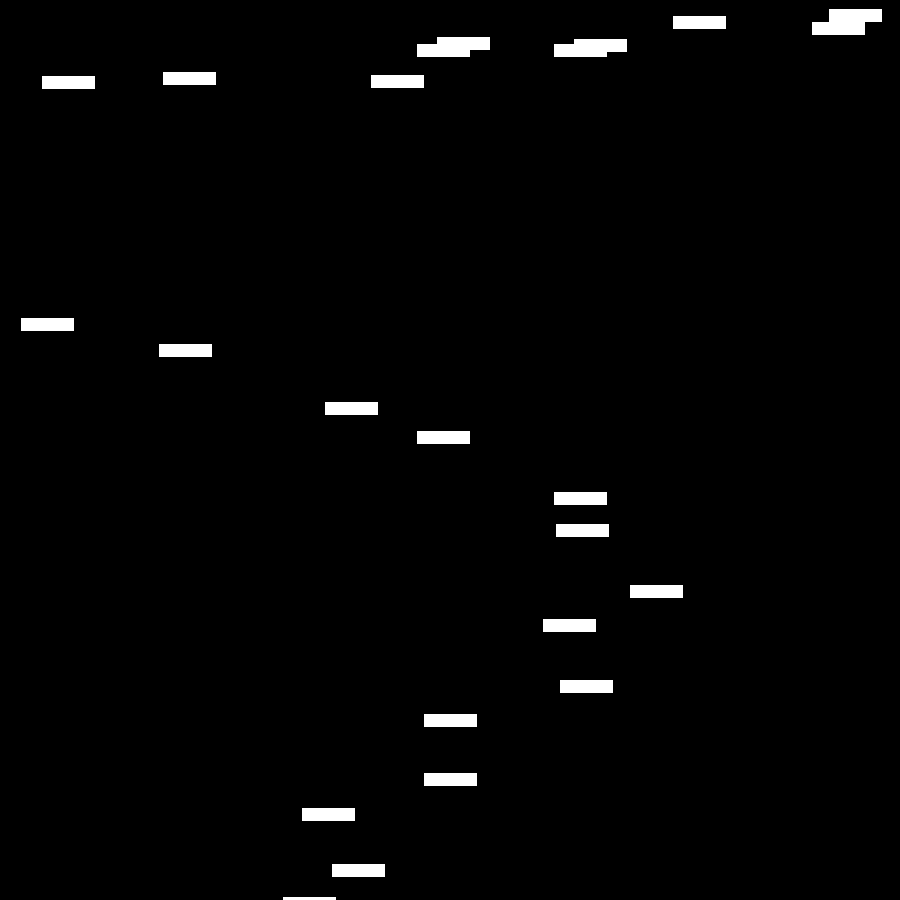
Frame 1 (no input)
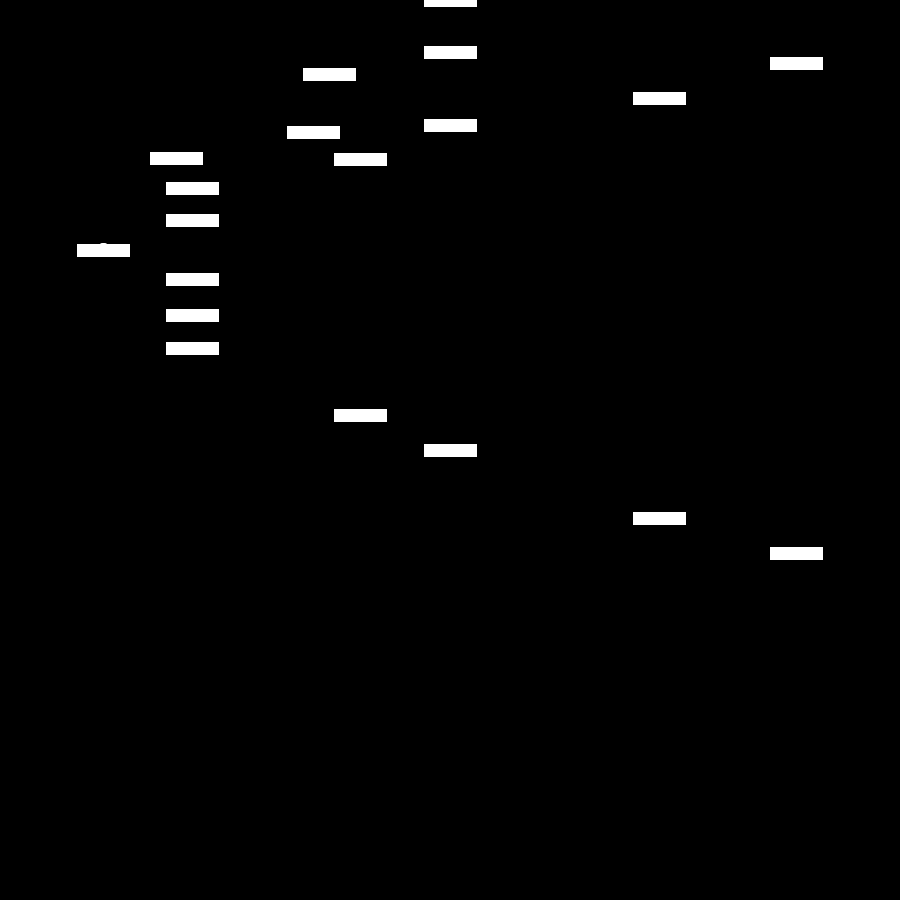
Frame 60 (the mouse pressed at the canvas centre just before this capture)
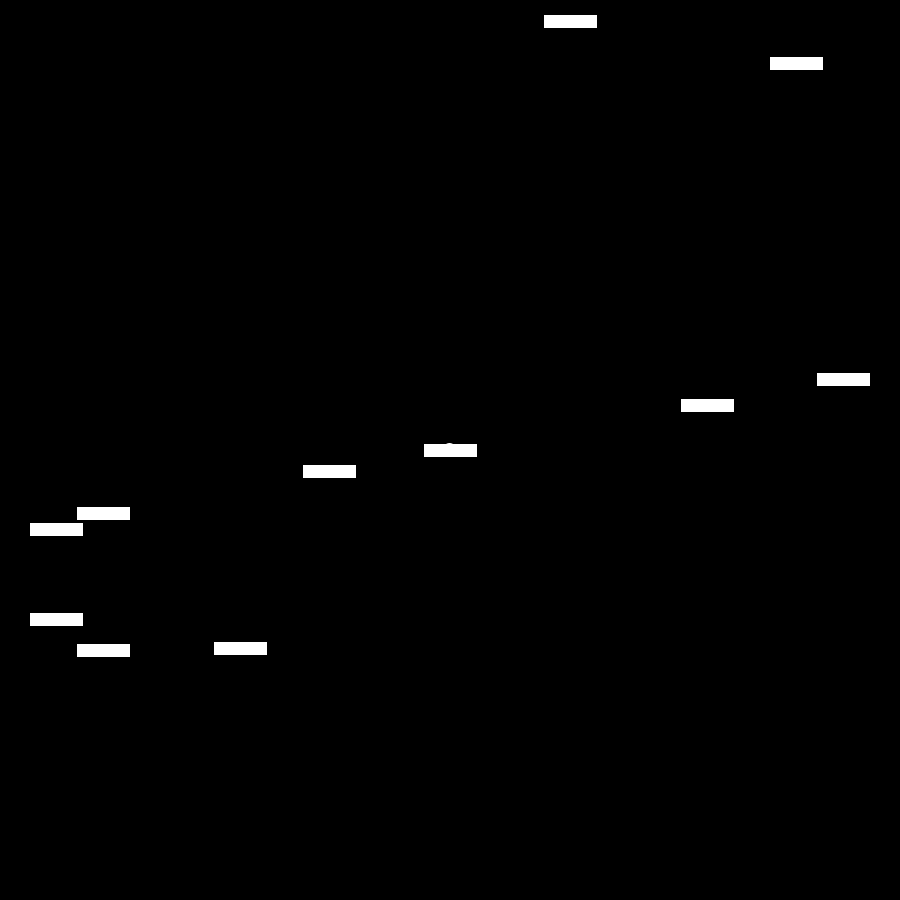
Frame 120 (the mouse held since frame 60 and released just before this capture)

The Processing sketch that drew these frames (run headless with seeded random() and noise(); from frame 60 on, the mouse is pressed at the canvas centre):

// Processing sketch: sketch_200829a
// ── sketch_200829a.pde
// template from: https://timrodenbroeker.de/courses/bauhaus-coding-workshop/wave-figures/

void setup(){
 size(900,900); 

}
 // The amount of elements
  float amount = 50;
  
  // The size of the figure
  float magnitude = 400;
void draw(){
  background(0);
  translate(width/2,height/2);
  fill(255);
  noStroke();
  float oldWave1 = f1(-1,2);
  float oldWave2 = f2(-1,20);
  for(int i = 0; i < amount; i++){
    
    // wave1 alters the x-axis
    float wave1 = f1(i,20);
    float w = f1(i/2,20);
    
    // wave2 alters the y-axis
    float wave2 = f2(i,5);
    float x = f2(i/2,5);

    stroke(255);
    strokeWeight(3);
    
    circle(wave1+w,wave2+x,10);
    oldWave1=wave1;
    oldWave2=wave2;
    float l = 50;
    float ww = 10;
    rect(wave1+w-l/2,wave2+x-ww/2,l,ww);
    
    
  }

}


float f1(float i, float j){
  return sin(radians(frameCount + i * j)) * magnitude;
}

float f2(float i, float j) {
  return cos(radians(frameCount + i * j)) * magnitude;
}
